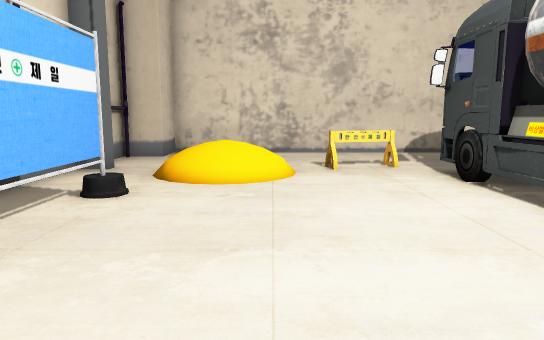
[1] (above)

16 first-person views from a walk through a 3-D level made in the Unity game engine. The camera is 1.3 m above the floor, tilts 8° down and sees 70° across. The floor is counted in squares, 1 m on a side. Each view is taken from the middle of a square. On the plan, view 1 faces up. The plan holds only what a view shows up to about 16 squares ahead; the rest is blank. The place goes on beyond the plan.

[2]
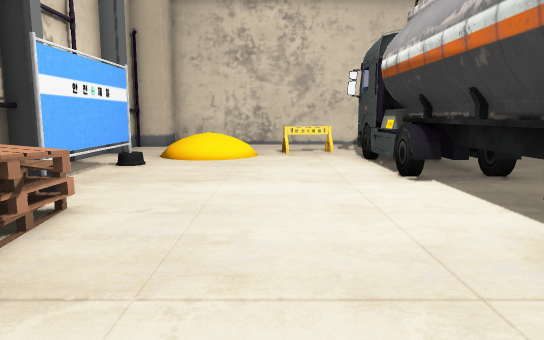

[3]
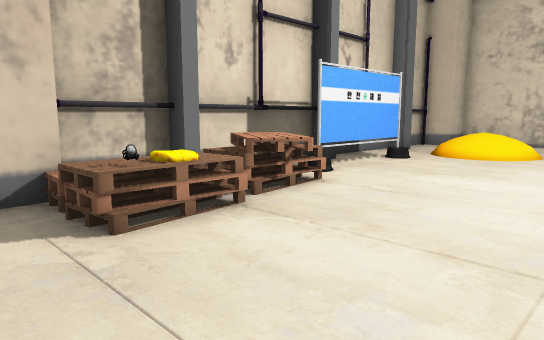

[4]
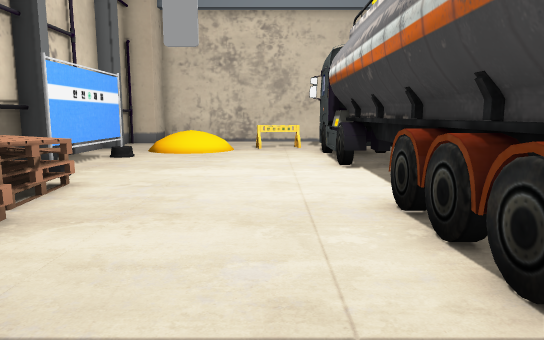

[5]
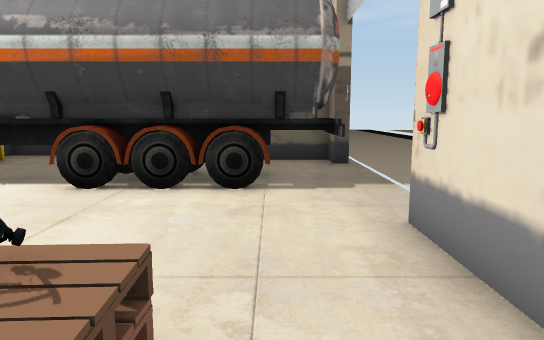

[6]
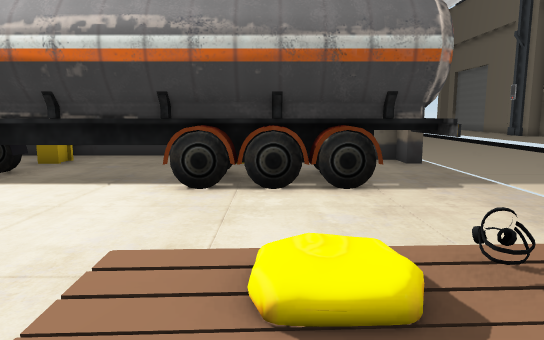

[7]
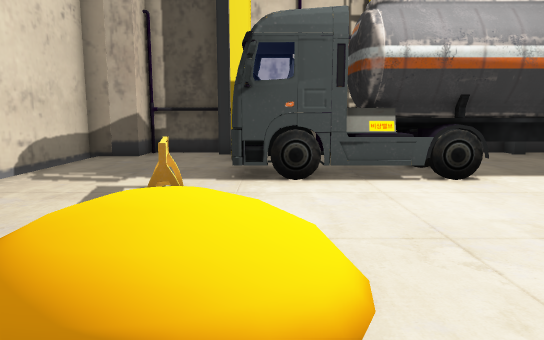

[8]
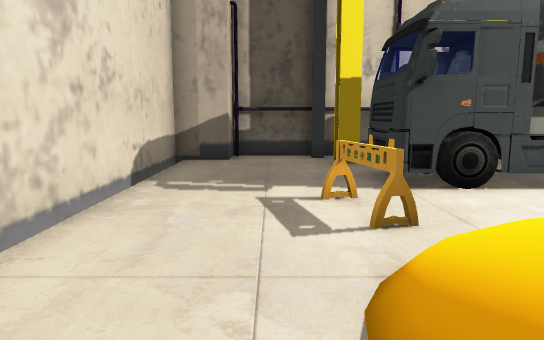

[9]
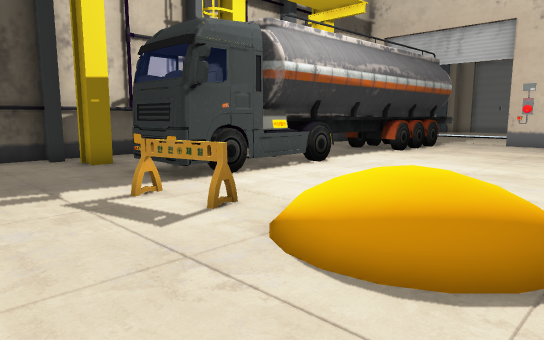

[10]
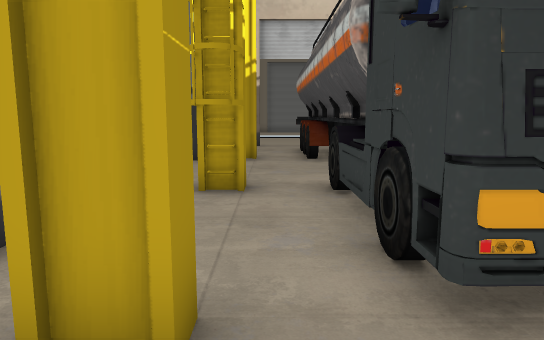

[11]
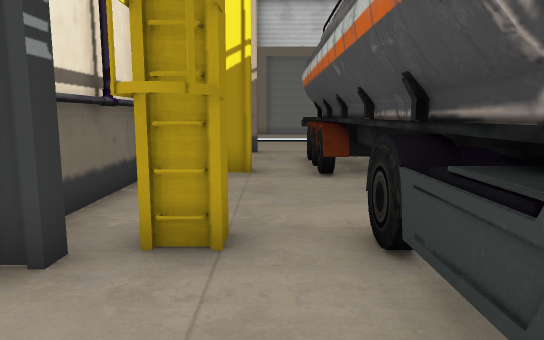

[12]
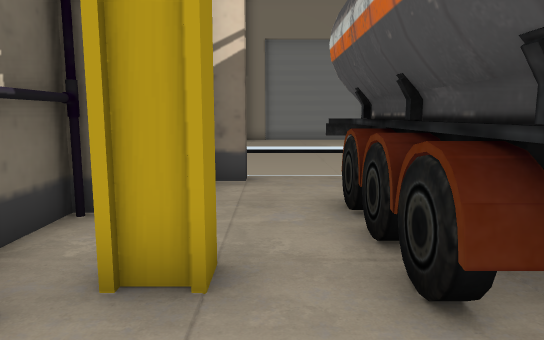

[13]
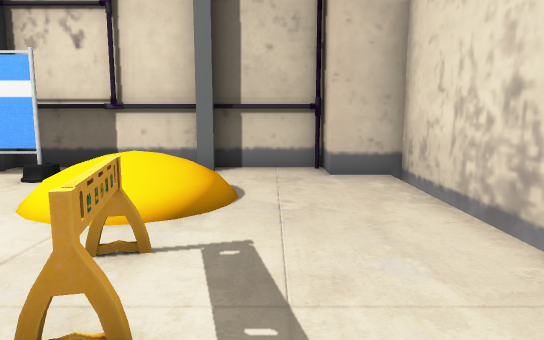

[14]
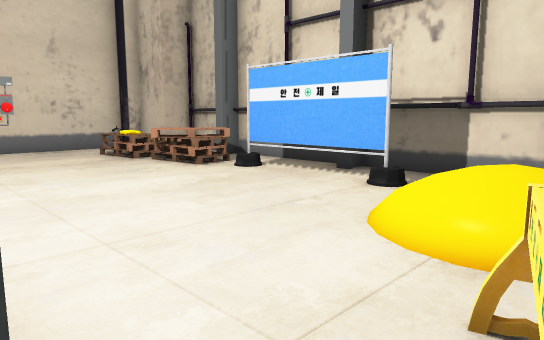

[15]
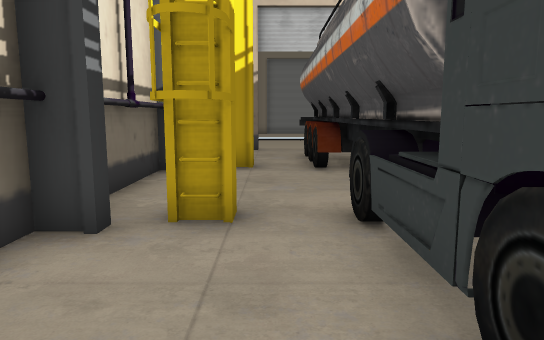

[16]
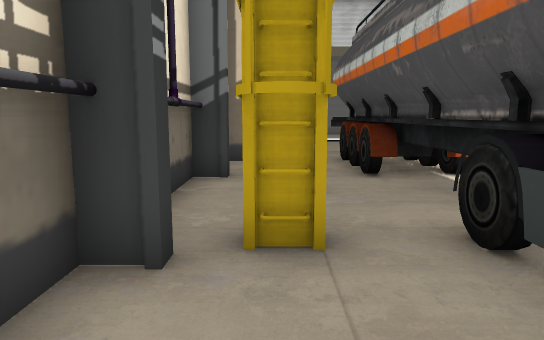

### Floor plan
Key: @ floor where view 1 was taken; # wall or solid block; . main floor; : floor 0.25 m higher than the main floor; / step, stairs or slope; F fence; T truck; H thing the floor can be seen under or through; W wheel; O other object.
Columns run from 5 left of view 1 to 10 right of it. Each row starts with its distance up from view 1.
 14  ##############
 13  #............#
 12 ##............##
 11 #..............#
 10 ##.:O..FF.....##
  9 ##.OOO...TTT.#.#
  8 #..OOO...TTT...#
  7 #........TTT...#
  6 #.H......T#T...#
  5 #HH......##T.###
  4  HH......WHT.#.#
  3  #H......HHH...#
  2  ##......HHH...#
  1 ##//.....HHH...#
  0 ##O/.@...HHH..##
 -1 #. //....WH#.#.#
 -2 #./O/....WH#...#
 -3 ##OO/....WH#..##
 -4  #.......HHH..#
 -5   #....O.HHH..#
 -6   ####O......#
 -7          .....

Where each view was taken, in squares from view 1:
view 1: 0 up, 0 right, facing up
view 2: 4 down, 1 right, facing up
view 3: 5 down, 3 right, facing up-left
view 4: 6 down, 2 right, facing up
view 5: 4 down, 3 left, facing right
view 6: 2 down, 3 left, facing right
view 7: 8 up, 4 left, facing right
view 8: 11 up, 3 left, facing right
view 9: 13 up, 3 left, facing down-right
view 10: 11 up, 7 right, facing down
view 11: 8 up, 7 right, facing down
view 12: 2 up, 7 right, facing down
view 13: 11 up, 5 right, facing left
view 14: 10 up, 4 right, facing down-left
view 15: 9 up, 7 right, facing down
view 16: 8 up, 8 right, facing down
